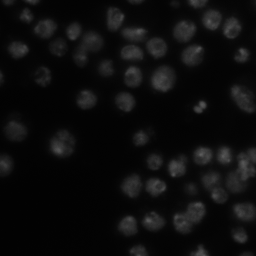
#> input picture docs/29b_xai_shap/data/0bf4b1.tif, 256 x 256 px
$ jupyter execute pixel_classifier.ipynb
#> lines starting #> are read from the running program, lines starting #| are printed output that depends on the picture; after the words box and inside, x2 and y2 are one past the last pixel; in counts of white or black regions, pixels touching at a corner belong together
### docs/29b_xai_shap/utilities.py
import numpy as np


def add_background(image):
    # Create coordinates
    x_grid, y_grid = np.meshgrid(np.linspace(0, 1, 60), np.linspace(0, 1, 60))
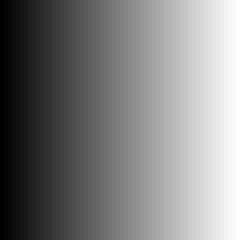
#> x_grid: shape (60, 60) float64 (shown 4 times larger); min 0, max 1, mean 0.5
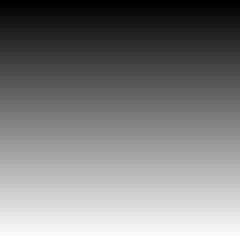
#> y_grid: shape (60, 60) float64 (shown 4 times larger); min 0, max 1, mean 0.5

    # Create image gradient and normalize to max intensity range
    gradient_image = (x_grid + y_grid) * image.max() / 2
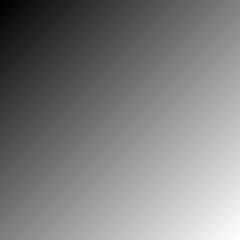
#> gradient_image: shape (60, 60) float64 (shown 4 times larger); min 0, max 82, mean 41; drawn with min black and max white

    return image + gradient_image
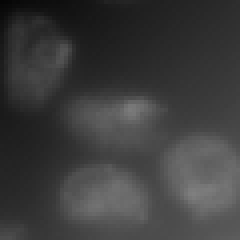
#> returned value: shape (60, 60) float64 (shown 4 times larger); min 5, max 127.7, mean 61.3

def apply_threshold_range(image, step=5):
    # Get min and max values (rounded to integers)
#> called with step = 5
    min_val = int(np.floor(image.min()))
#> min_val = 5
    max_val = int(np.ceil(image.max()))
#> max_val = 128

    # Create binary masks for each threshold
    binary_masks = []
    for threshold in range(min_val, max_val + 1, step):
        binary_mask = image > threshold
        binary_masks.append(binary_mask)
#> this loop made 25 passes
#> pass 1, in apply_threshold_range, `binary_mask = image > threshold`:
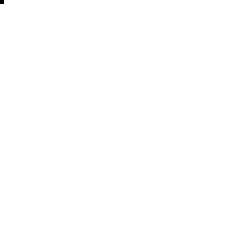
#> binary_mask: shape (60, 60) bool (shown 4 times larger); 100% white; black in thin lines or dots, all inside (x1, y1, x2, y2) = (0, 0, 1, 1)
#> pass 3, in apply_threshold_range, `binary_mask = image > threshold`:
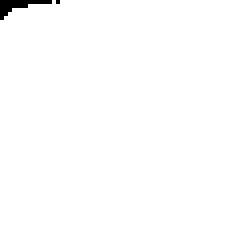
#> binary_mask: shape (60, 60) bool (shown 4 times larger); 99.2% white; 2 black regions (1 under 20 px), largest, box (x1, y1, x2, y2) and area: (0, 0, 13, 5) 26
#> after the loop, binary_masks = 25 items

    return np.asarray(binary_masks)

def generate_feature_stack(image, feature_names):
    from skimage import filters
    from skimage.morphology import white_tophat
    from skimage.morphology import disk
    import warnings

    # collect features in a stack
    feature_stack = []
    for fn in feature_names:
        fn = fn.replace(")","")
        numeric_parameter = float(fn.split("(")[-1]) if "(" in fn else 0
        if fn == "original":
            feature_stack.append(image)
        elif fn == "sobel":
            feature_stack.append(filters.sobel(image))
        elif fn == "laplace":
            feature_stack.append(filters.laplace(image))
        elif fn.startswith("top_hat"):
            feature_stack.append(white_tophat(image, disk(numeric_parameter)))
        elif fn.startswith("gaussian_sobel"):
            feature_stack.append(filters.sobel(filters.gaussian(image, sigma=numeric_parameter)))
        elif fn.startswith("gaussian_laplace"):
            feature_stack.append(filters.laplace(filters.gaussian(image, sigma=numeric_parameter)))
        elif fn.startswith("gaussian"):
            feature_stack.append(filters.gaussian(image, sigma=numeric_parameter))
        elif fn == "random":
            feature_stack.append(np.random.random(image.shape))
        else:
            warnings.warn(f"Feature unknown: {fn}")

    # The ravel() function turns a nD image into a 1-D image.
    # We need to use it because scikit-learn expects values in a 1-D format here.
    return np.asarray(feature_stack)

def visualize_image_list(images, titles=None):
    image = images[0]

    # show feature images
    import matplotlib.pyplot as plt
    fig, axes = plt.subplots(1, len(images), figsize=(10, 10))

    for i in range(len(images)):
        # reshape(image.shape) is the opposite of ravel() here. We just need it for visualization.
        axes[i].imshow(images[i].reshape(image.shape), cmap=plt.cm.gray)
        axes[i].set_axis_off()
        if titles is not None:
            axes[i].set_title(titles[i])


# [21 lines left out: function get_plt_figure, not called in this run]


def format_data(feature_stack, annotation):

    feature_stack = np.asarray([f.ravel() for f in feature_stack])

    # reformat the data to match what scikit-learn expects
    # transpose the feature stack
    X = feature_stack.T
    # make the annotation 1-dimensional
    y = annotation.ravel()

    # remove all pixels from the feature and annotations which have not been annotated
    mask = y > 0
    X = X[mask]
    y = y[mask]

    return X, y

### docs/29b_xai_shap/pixel_classifier.ipynb
# Pixel classification explained with SHAP
SHapley Additive exPlanations (SHAP) is a technique for visualizing how, for example random forest classifiers work. In this example we use a [random forest classifier](https://en.wikipedia.org/wiki/Random_forest) for pixel classification.

See also
* [Scikit-learn random forest](https://scikit-learn.org/stable/modules/generated/sklearn.ensemble.RandomForestClassifier.html)
* [SHAP documentation](https://shap.readthedocs.io/en/latest/)
* [Shapley value](https://en.wikipedia.org/wiki/Shapley_value)

[cell 1]
from sklearn.ensemble import RandomForestClassifier
from IPython.display import display
from skimage.io import imread, imsave
import numpy as np
import stackview
import matplotlib.pyplot as plt
import pandas as pd
from utilities import format_data, add_background, generate_feature_stack, visualize_image_list, apply_threshold_range, get_plt_figure

As example image, use a cropped and modified image from [BBBC038v1](https://bbbc.broadinstitute.org/bbbc/BBBC038), available from the Broad Bioimage Benchmark Collection [Caicedo et al., Nature Methods, 2019](https://doi.org/10.1038/s41592-019-0612-7).

[cell 2]
image = add_background(imread('data/0bf4b1.tif')[4:64,106:166])

stackview.insight(image)

[cell 3]
binary_masks = apply_threshold_range(image) + 1

# Visualize the animation
stackview.animate(binary_masks, zoom_factor=5)
#> (this line was passed over: stackview is not available in this run)

For demonstrating how the algorithm works, we annotate two small regions on the left of the image with values 1 and 2 for background and foreground (objects).

[cell 4]
manual_annotation = False
if manual_annotation:
    annotation = np.zeros(image.shape, dtype=np.uint32)
    display(stackview.annotate(image, annotation, zoom_factor=4))

**Note:** If `manual_annotation` is true, you need to annotate pixels with your mouse above before executing the next cell.

[cell 5]
annotation_filename = "data/0bf4b1_annotation.tif"

if manual_annotation:
    imsave(annotation_filename, annotation)
else:
    annotation = imread(annotation_filename)
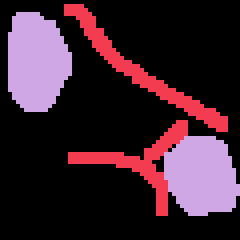
#> input picture docs/29b_xai_shap/data/0bf4b1_annotation.tif, 60 x 60 px (shown 4 times larger)
#> annotation is the input picture: shape (60, 60) uint32; 3 distinct labels, from 0 to 2
stackview.animate_curtain(image, annotation, alpha=0.6, zoom_factor=4)
#> (this line was passed over: stackview is not available in this run)

## Generating a feature stack
Pixel classifiers such as the random forest classifier takes multiple images as input. We typically call these images a feature stack because for every pixel exist now multiple values (features). In the following example we create a feature stack containing three features:
* The original pixel value
* The pixel value after a Gaussian blur
* The pixel value of the Gaussian blurred image processed through a Sobel operator.

Thus, we denoise the image and detect edges. All three images serve the pixel classifier to differentiate positive and negative pixels.

[cell 6]
feature_names = ["original", "top_hat(10)", "gaussian_sobel(1)", "random"]

feature_stack = generate_feature_stack(image, feature_names)
#> after the loop in generate_feature_stack, `for fn in feature_names:`: feature_stack = 4 items
feature_stack.shape
#> Out = (4, 60, 60)

[cell 7]
visualize_image_list(feature_stack, feature_names)
#> (the call stopped at in visualize_image_list, `fig, axes = plt.subplots(1, len(images), figsize=(10, 10))`: IPython is not available in this run)

## Formatting data
We now need to format the input data so that it fits to what scikit learn expects. Scikit-learn asks for an array of shape (n, m) as input data and (n) annotations. n corresponds to number of pixels and m to number of features. In our case m = 3.

[cell 8]
X, y = format_data(feature_stack, annotation)
#> in format_data, `y = annotation.ravel()`: y = 3600 values, max 2 at index 184, min 0 at index 0, mean 0.44
#> in format_data, `X = X[mask]`: X = 969 rows, first 6: [17.81, 0, 1.68, 0.283], [18.51, 0, 1.51, 0.12], [20.2, 1, 1.33, 0.296], [19.9, 0, 1.25, 0.119], [20.59, 0, 1.3, 0.318], [18.51, 0, 1.79, 0.574]
#> in format_data, `y = y[mask]`: y = 969 values, max 2 at index 11, min 1 at index 0, mean 1.64

print("input shape", X.shape)
#| input shape (969, 4)
print("annotation shape", y.shape)
#| annotation shape (969,)

## Training the random forest classifier
We now train the [random forest classifier](https://scikit-learn.org/stable/modules/generated/sklearn.ensemble.RandomForestClassifier.html) by providing the feature stack X and the annotations y.

[cell 9]
classifier = RandomForestClassifier(max_depth=2, random_state=0)
classifier.fit(X, y)

## Predicting pixel classes
After the classifier has been trained, we can use it to predict pixel classes for whole images. Note in the following code, we provide `feature_stack.T` which are more pixels then X in the commands above, because it also contains the pixels which were not annotated before.

[cell 10]
prediction = classifier.predict(np.asarray([f.ravel() for f in feature_stack]).T).reshape(image.shape)
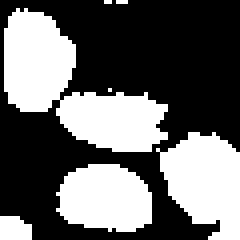
#> prediction: shape (60, 60) uint32 (shown 4 times larger); values 1 (black) and 2 (white), 40.2% white; 7 white regions (3 under 20 px), largest, box (x1, y1, x2, y2) and area: (1, 2, 42, 38) 686, (39, 33, 60, 60) 389, (14, 41, 38, 58) 325, (0, 54, 8, 60) 43
stackview.animate_curtain(image, prediction, zoom_factor=4)
#> (this line was passed over: stackview is not available in this run)

## SHAP

[cell 11]
def visualize_shap(classifier, feature_names, target_class=-1):
    import shap

    # Create SHAP explainer
    explainer = shap.TreeExplainer(classifier)

    # Calculate SHAP values
    shap_values = explainer.shap_values(X)[...,target_class]

    # Create a new figure with larger size for better visibility
    plt.figure(figsize=(40, 8))

    # Create SHAP summary plot with feature names
    shap.summary_plot(shap_values, X, feature_names=feature_names, show=False)

    # Style plot and show it
    #plt.title('SHAP Feature Importance and Impact', pad=20)
    plt.xlabel("SHAP value")
    plt.tight_layout()

visualize_shap(classifier, feature_names)
#> (the call stopped at in visualize_shap, `explainer = shap.TreeExplainer(classifier)`: shap is not available in this run)

## One again

[cell 12]
feature_names = ["original"] + [f"top_hat({r})" for r in range(6, 14, 2)] + ["gaussian_sobel(1)"]

feature_stack = generate_feature_stack(image, feature_names)
visualize_image_list(feature_stack, feature_names)
#> (the call stopped at in visualize_image_list, `fig, axes = plt.subplots(1, len(images), figsize=(10, 10))`: IPython is not available in this run)
